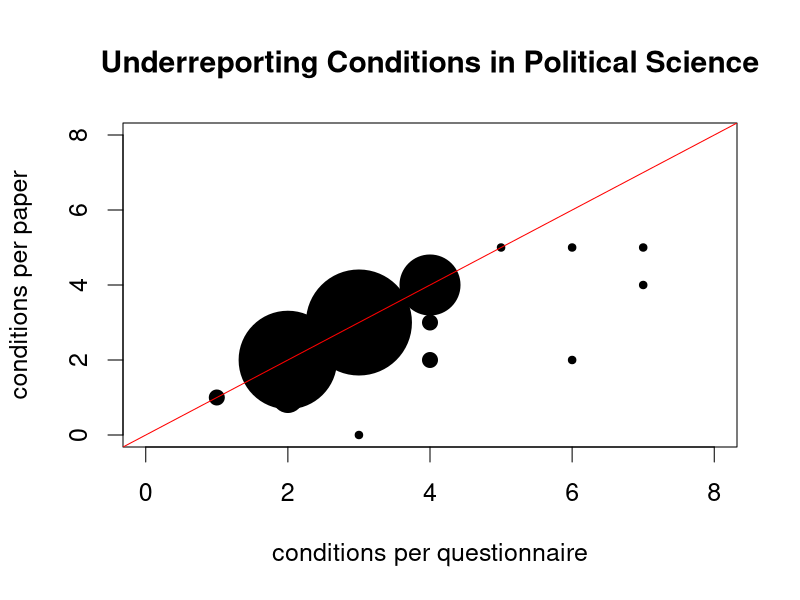
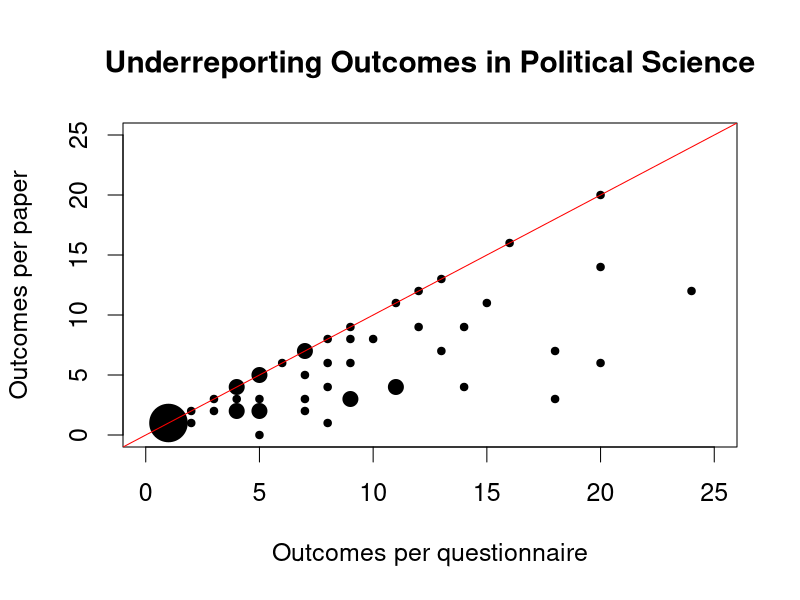

Here is the R script that generated these plots, in order:
## ---- chunk 1
## Read the data
filedrawer <- read.csv("data/filedrawer.csv")
## Contingency Table
prop.table(table(filedrawer$DV, filedrawer$IV), margin = 1)
## ---- chunk 2
filedrawer$pub.2 <- 
    ifelse(filedrawer$DV == "Published, top" | 
               filedrawer$DV == "Published, non top", 1, 0)
## strong results
pub.strong <- sum(filedrawer$pub.2[filedrawer$IV == "Strong"])
num.strong <- length(filedrawer$pub.2[filedrawer$IV == "Strong"])
## weak results
pub.weak <- sum(filedrawer$pub.2[filedrawer$IV == "Weak"])
num.weak <- length(filedrawer$pub.2[filedrawer$IV == "Weak"])
## null results
pub.null <- sum(filedrawer$pub.2[filedrawer$IV == "Null"])
num.null <- length(filedrawer$pub.2[filedrawer$IV == "Null"])
## two-tailed tests of differences in publication rates
prop.test(c(pub.strong, pub.null), c(num.strong, num.null))
prop.test(c(pub.strong, pub.weak), c(num.strong, num.weak))
## ---- chunk 3
sims <- 5000
z.1 <- z.2 <- rep(NA, sims)
for (i in 1:sims) {
    IV.2  <- sample(filedrawer$IV,  replace = FALSE)
    mean.strong.s <- mean(filedrawer$pub.2[IV.2 == "Strong"])
    mean.weak.s <- mean(filedrawer$pub.2[IV.2 == "Weak"])
    mean.null.s <- mean(filedrawer$pub.2[IV.2 == "Null"])
    z.1[i] <- mean.strong.s - mean.null.s
    z.2[i] <- mean.strong.s - mean.weak.s 
}
## observed z 
mean.strong <- mean(filedrawer$pub.2[filedrawer$IV == "Strong"])
mean.weak <- mean(filedrawer$pub.2[filedrawer$IV  == "Weak"])
mean.null <- mean(filedrawer$pub.2[filedrawer$IV  == "Null"])
z.1.obs <- mean.strong - mean.null
z.2.obs <- mean.strong - mean.weak
## two-sided p-value; proportion of simulated draws less than observed value
pvalue.1 <- mean(abs(z.1)  >=  z.1.obs)
pvalue.2 <- mean(abs(z.2)  >=  z.2.obs)
c(pvalue.1, pvalue.2)
## ---- chunk 4
## Part 1: Number of Studies
power.prop.test(n = NULL, p1 = mean.weak + 0.05, p2 = mean.weak, 
                sig.level = 0.05, alternative = "one.sided",
                power = 0.95)
## Part 2: Power of the Test
n1 <- num.strong
n0 <- num.weak  
p1.star <- mean.strong
p0.star <- mean.weak
p <- (n1 * p1.star + n0 * p0.star) / (n1 + n0)
se <- sqrt(p * (1 - p) / n1 + p * (1 - p) / n0)
se.star <- sqrt(p1.star * (1 - p1.star) / n1 + 
                    p0.star * (1 - p0.star) / n0) 
## power
alpha <- 0.05
cr.value <- qnorm(1 - alpha/ 2)
power <- pnorm(-cr.value * se, mean = p1.star - p0.star, sd = se.star) +
    pnorm(cr.value * se, mean = p1.star - p0.star, 
          sd = se.star, lower.tail = TRUE)
power
## ---- chunk 5
t.test(filedrawer$max.h[filedrawer$IV == "Strong"],
       filedrawer$max.h[filedrawer$IV == "Weak"], 
       alternative = "greater")
t.test(filedrawer$max.h[filedrawer$IV == "Strong"], 
       filedrawer$max.h[filedrawer$IV == "Null"], 
       alternative = "greater")
## ---- chunk 6
par(cex = 1.5)
## read the data
published <- read.csv("data/published.csv")
## plot 1: underreporting Conditions
cond.tb <- table("study" = published$cond.s, 
                 "paper" = published$cond.p) # table of counts
cond.tb
cond.data <- 
    data.frame("study" = rep(1:7, 6), "paper" = rep(0:5, each = 7), 
               counts = c(cond.tb))
plot(cond.data$study, cond.data$paper, xlim = c(0, 8), ylim = c(0, 8),
     cex = cond.data$counts, pch = 20, ylab = "conditions per paper",
     xlab = "conditions per questionnaire", 
     main = "Underreporting Conditions in Political Science")
abline(0,1, col = "red")
## plot 2: underreporting papers
out.tb <- table("study" = published$out.s, "paper" = published$out.p)
out.tb
out.data <- 
    data.frame("study" = rep(as.numeric(rownames(out.tb)), 16), 
               "paper" = rep(as.numeric(colnames(out.tb)), each = nrow(out.tb)),
               "counts" = c(out.tb))
plot(out.data$study, out.data$paper, xlim = c(0,25), ylim = c(0,25), 
     cex = out.data$count, pch = 20, ylab = "Outcomes per paper", 
     xlab = "Outcomes per questionnaire", 
     main = "Underreporting Outcomes in Political Science")
abline(0,1, col = "red")
## ---- chunk 7
## total number of hypotheses
k <- published$cond.s * published$out.s
## at least one rejection
mean(1 - 0.95^k) 
mean(1 - pbinom(0, prob = 0.05, size = k)) # using pbinom()
## at least two 
mean(1 - 0.95^k - choose(k, 1) * 0.95^(k-1) * 0.05)
mean(1 - pbinom(1, prob = 0.05, size = k)) # using pbinom()
## at least three
mean(1 - 0.95^k - choose(k, 1) * 0.95^(k-1) * 0.05 - 
         choose(k, 2)* 0.95^(k-2) * 0.05^2)
mean(1 - pbinom(2, prob = 0.05, size = k)) # using pbinom()
